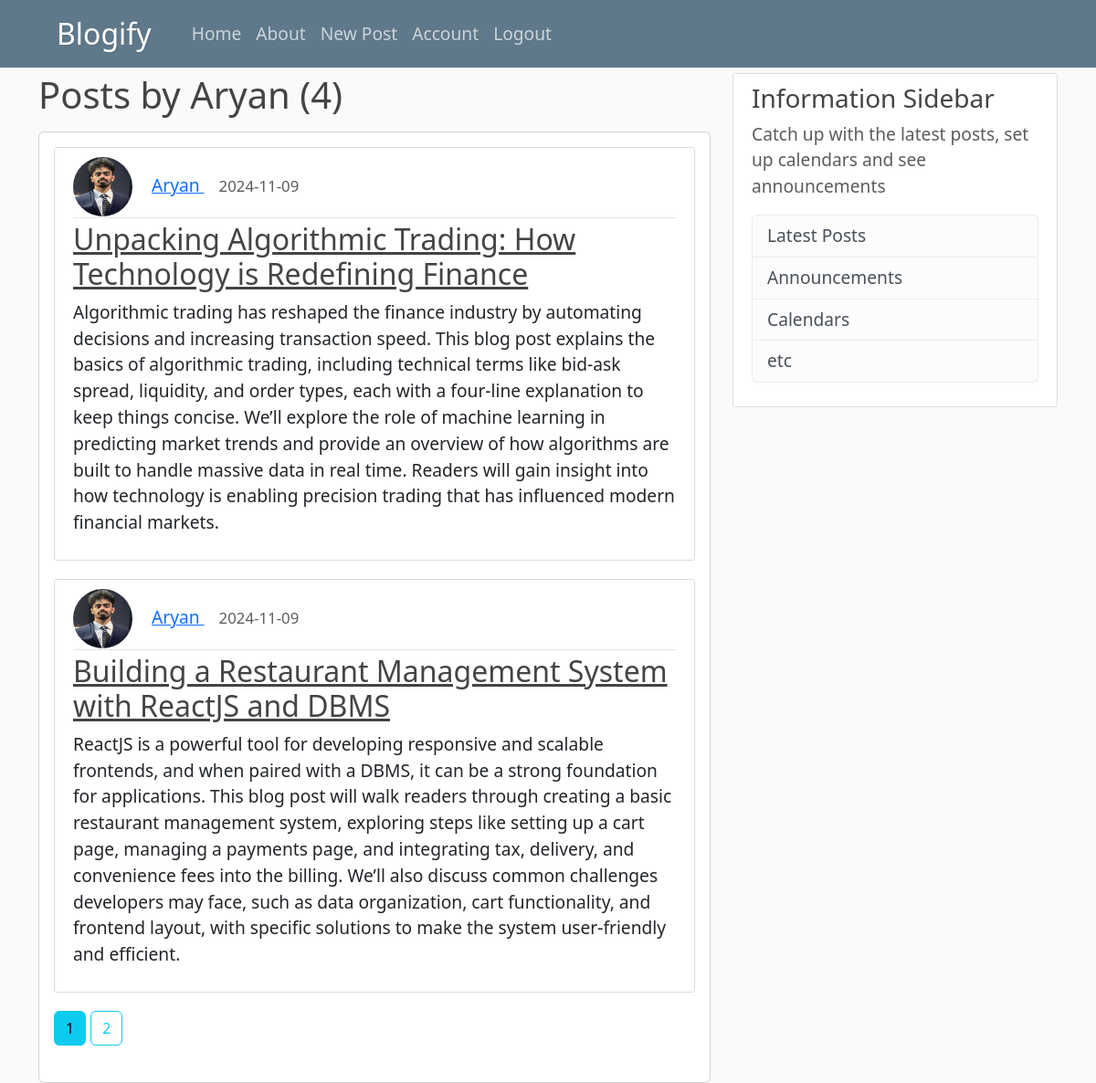
Page /user/Aryan  (signed in) on the committed database.
### blogify/models.py (models this page shows, shortened)
class User(db.Model, UserMixin):
    id = db.Column(db.Integer, primary_key=True)
    username = db.Column(db.String(20), nullable=False, unique=True)
    email = db.Column(db.String(120), nullable=False, unique=True)
    profile_pic = db.Column(db.String(20), nullable=False, default='default.jpg')
    password = db.Column(db.String(60), nullable=False)
    posts = db.relationship('Post', backref='author', lazy=True)

class Post(db.Model):
    id = db.Column(db.Integer, primary_key=True)
    title = db.Column(db.String(150), nullable=False)
    date_posted = db.Column(db.DateTime, nullable=False, default=datetime.utcnow)
    content = db.Column(db.Text, nullable=False)
    user_id = db.Column(db.Integer, db.ForeignKey('user.id'), nullable=False)
    likes_count = db.Column(db.Integer, default=0)     # Likes counter
    dislikes_count = db.Column(db.Integer, default=0)  # Dislikes counter

### blogify/routes.py (the view)
@app.route("/user/<string:username>")
@login_required
def user_posts(username: str):
    page = request.args.get('page', 1, type=int)
    user = User.query.filter_by(username=username).first_or_404()
    posts = Post.query.filter_by(author=user)\
        .order_by(Post.date_posted.desc())\
        .paginate(per_page=2, page=page)
    return render_template("user_posts.html", posts=posts, user=user, title="User")

### blogify/models.py (called while the page is built)
@login_manager.user_loader
def load_user(user_id: int):
    return User.query.get(int(user_id))

### blogify/templates/user_posts.html (shortened to what this page needs)
{% extends "layout.html" %}
{% block content %}
  <h1 class="mb-3">Posts by {{ user.username }} ({{ posts.total }})</h1>
    <div class="card">
        <div class="card-body">
            {% for post in posts.items %}
            <article class="media content-section">
              <div class="media-body">
                <div class="article-metadata">
                  <img class="rounded-circle article-img" src="{{ url_for('static', filename='profile_pics/' + post.author.profile_pic) }}">
                  <a class="mr-2" href="{{ url_for('user_posts', username=post.author.username) }}">{{ post.author.username }}</a>
                  <small class="text-muted m-3">{{ post.date_posted.strftime("%Y-%m-%d") }}</small>
                </div>
                <h2><a class="article-title" href="{{ url_for('post', post_id=post.id) }}">{{ post.title }}</a></h2>
                <p class="article-content p-6">{{ post.content }}</p>
              </div>
            </article>
            {% endfor %}
            {% for page_num in posts.iter_pages(left_edge=1, right_edge=1, left_current=1, right_current=2) %}
              {% if page_num %}
                {% if posts.page == page_num %}
                  <a class="btn btn-info mb-4" href="{{ url_for('user_posts', username=user.username, page=page_num) }}">{{ page_num }}</a>
                  {% else %}
                  <a class="btn btn-outline-info mb-4" href="{{ url_for('user_posts', username=user.username, page=page_num) }}">{{ page_num }}</a>
                {% endif %}
              {% else %}
                ...
              {% endif %}
            {% endfor %}
        </div>
    </div>
{% endblock content %}

### blogify/static/main.css (style rules this page uses)
body { background: #fafafa; color: #333333; margin-top: 5rem; font-size: larger; }
h1, h2, h3, h4, h5, h6 { color: #444444; }
.content-section { background: #ffffff; padding: 10px 20px; border: 1px solid #dddddd; border-radius: 3px; margin-bottom: 20px; }
.article-title { color: #444444; }
.article-content { white-space: pre-line; }
.article-img { height: 65px; width: 65px; margin-right: 16px; }
.article-metadata { padding-bottom: 1px; margin-bottom: 4px; border-bottom: 1px solid #e3e3e3 }

### rows in the picture
User: username "Aryan"
Post: profile_pic (picture), author.username "Aryan", date_posted "2024-11-09", title "Unpacking Algorithmic Trading: How Technology is Redefining Finance", content "Algorithmic trading has reshaped the finance industry by automating decisions and increasing transaction speed. This blog post explains the basics of algorithmic trading, including technical terms like bid-ask spread, liquidity, and order types, each with a four-line explanation to keep things concise. We’ll explore the role of machine learning in predicting market trends and provide an overview of how algorithms are built to handle massive data in real time. Readers will gain insight into how technology is enabling precision trading that has influenced modern financial markets."
Post: profile_pic (picture), author.username "Aryan", date_posted "2024-11-09", title "Building a Restaurant Management System with ReactJS and DBMS", content "ReactJS is a powerful tool for developing responsive and scalable frontends, and when paired with a DBMS, it can be a strong foundation for applications. This blog post will walk readers through creating a basic restaurant management system, exploring steps like setting up a cart page, managing a payments page, and integrating tax, delivery, and convenience fees into the billing. We’ll also discuss common challenges developers may face, such as data organization, cart functionality, and frontend layout, with specific solutions to make the system user-friendly and efficient."

### other values in the picture
{{ posts.total }} "4"
{{ page_num }} "1"
{{ page_num }} "2"
